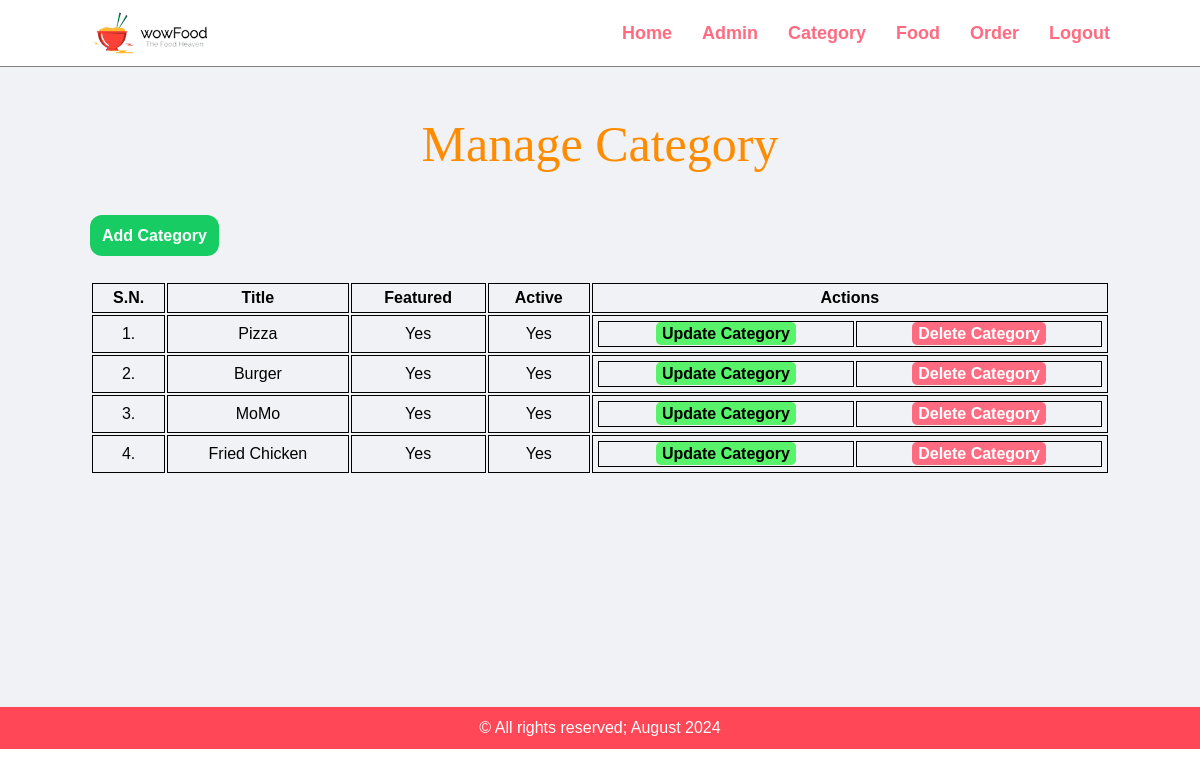
The app's page /food-admin/admin/manage-category.php (signed in), older data.
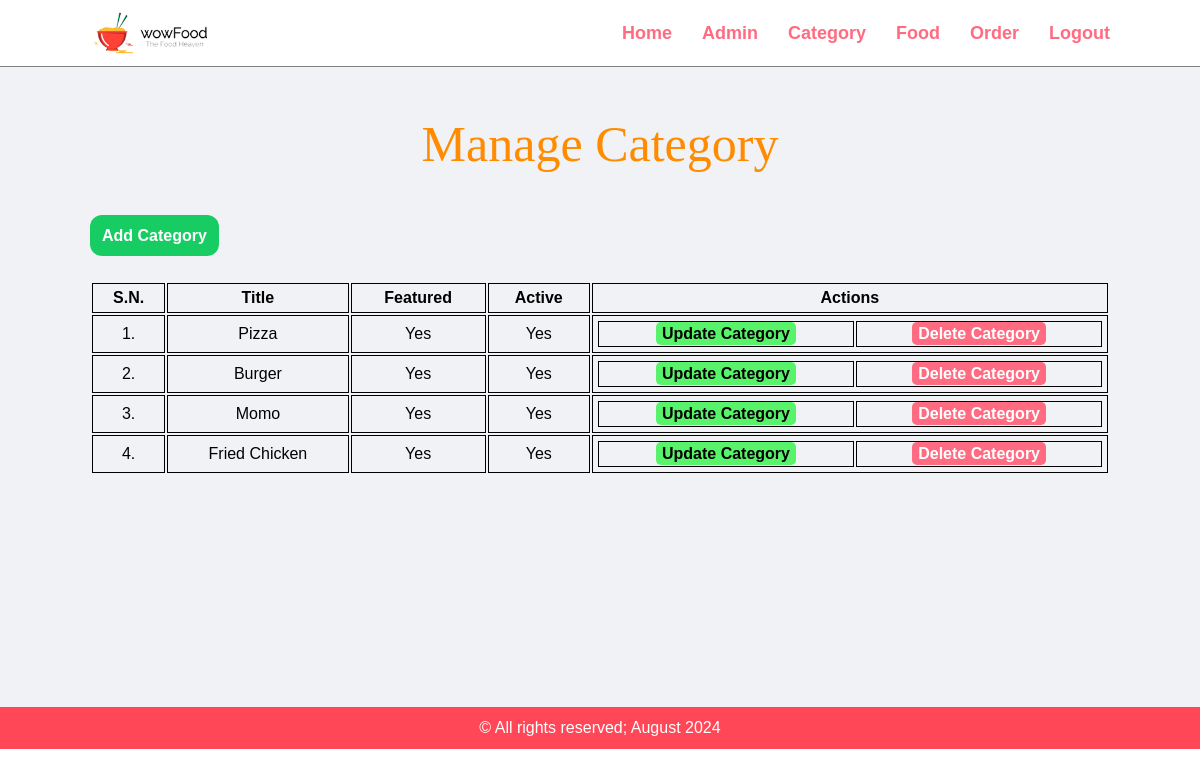
The same page, newer data.
### tables this page shows
CREATE TABLE `tbl_category` (
  `id` int(10) UNSIGNED NOT NULL,
  `title` varchar(100) NOT NULL,
  `image_name` varchar(255) NOT NULL,
  `featured` varchar(10) NOT NULL,
  `active` varchar(10) NOT NULL
);

### food-admin/admin/manage-category.php (the view, shortened to what this page needs)
<?php include('partials/menu.php'); ?>
<div class="main-content">
    <div class="wrapper">
        <h1 class="heading">Manage Category</h1>
        <br />
        <br><br>
        <a href="<?php echo SITEURL; ?>admin/add-category.php" class="add-btn">Add Category</a>
        <br /><br /><br />
        <table class="tbl-full">
            <tr>
                <th>S.N.</th>
                <th>Title</th>
                <th>Featured</th>
                <th>Active</th>
                <th>Actions</th>
            </tr>
            <?php
                $sql = "SELECT * FROM tbl_category";
                $res = mysqli_query($conn, $sql);
                $count = mysqli_num_rows($res);
                $sn = 1;
                if($count > 0)
                {
                    while($row = mysqli_fetch_assoc($res))
                    {
                        $id = $row['id'];
                        $title = $row['title'];
                        $featured = $row['featured'];
                        $active = $row['active'];
                        ?>
                        <tr>
                            <td><?php echo $sn++; ?>. </td>
                            <td><?php echo $title; ?></td>
                            <td><?php echo $featured; ?></td>
                            <td><?php echo $active; ?></td>
                            <td>
                                <table class="tbl-full">
                                    <tr>
                                        <td><a href="<?php echo SITEURL; ?>admin/update-category.php?id=<?php echo $id; ?>" class="btn-secondary">Update Category</a></td>
                                        <td><a href="<?php echo SITEURL; ?>admin/delete-category.php?id=<?php echo $id; ?>" class="btn-danger">Delete Category</a></td>
                                    </tr>
                                </table>
                            </td>
                        </tr>
                        <?php
                    }
                }
                else
                {
                    ?>
                    <tr>
                        <td colspan="5"><div class="error">No Category Added.</div></td>
                    </tr>
                    <?php
                }
            ?>
        </table>
    </div>
</div>
<?php include('partials/footer.php'); ?>

Row changes from the older to the newer data that the page shows:
changed tbl_category: title "MoMo" → "Momo"
